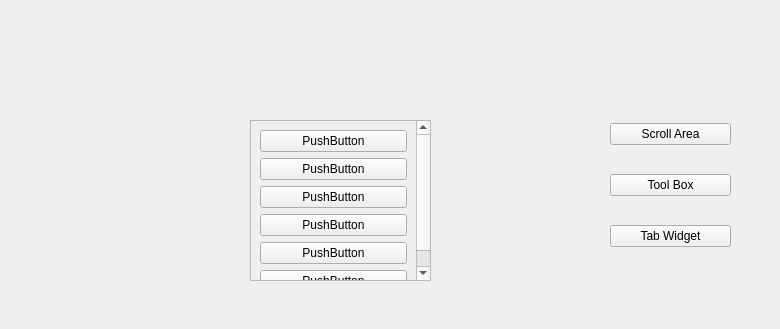
<?xml version="1.0" encoding="UTF-8"?>
<ui version="4.0">
 <class>Widget</class>
 <widget class="QWidget" name="Widget">
  <property name="geometry">
   <rect>
    <x>0</x>
    <y>0</y>
    <width>780</width>
    <height>329</height>
   </rect>
  </property>
  <property name="windowTitle">
   <string>Widget</string>
  </property>
  <widget class="QStackedWidget" name="stackedWidget">
   <property name="geometry">
    <rect>
     <x>100</x>
     <y>70</y>
     <width>431</width>
     <height>281</height>
    </rect>
   </property>
   <property name="currentIndex">
    <number>0</number>
   </property>
   <widget class="QWidget" name="page_5">
    <widget class="QScrollArea" name="scrollArea">
     <property name="geometry">
      <rect>
       <x>150</x>
       <y>50</y>
       <width>181</width>
       <height>161</height>
      </rect>
     </property>
     <property name="widgetResizable">
      <bool>true</bool>
     </property>
     <widget class="QWidget" name="scrollAreaWidgetContents">
      <property name="geometry">
       <rect>
        <x>0</x>
        <y>0</y>
        <width>165</width>
        <height>198</height>
       </rect>
      </property>
      <layout class="QVBoxLayout" name="verticalLayout">
       <item>
        <widget class="QPushButton" name="pushButton">
         <property name="text">
          <string>PushButton</string>
         </property>
        </widget>
       </item>
       <item>
        <widget class="QPushButton" name="pushButton_2">
         <property name="text">
          <string>PushButton</string>
         </property>
        </widget>
       </item>
       <item>
        <widget class="QPushButton" name="pushButton_3">
         <property name="text">
          <string>PushButton</string>
         </property>
        </widget>
       </item>
       <item>
        <widget class="QPushButton" name="pushButton_4">
         <property name="text">
          <string>PushButton</string>
         </property>
        </widget>
       </item>
       <item>
        <widget class="QPushButton" name="pushButton_5">
         <property name="text">
          <string>PushButton</string>
         </property>
        </widget>
       </item>
       <item>
        <widget class="QPushButton" name="pushButton_6">
         <property name="text">
          <string>PushButton</string>
         </property>
        </widget>
       </item>
      </layout>
     </widget>
    </widget>
   </widget>
   <widget class="QWidget" name="page_6">
    <widget class="QToolBox" name="toolBox">
     <property name="geometry">
      <rect>
       <x>110</x>
       <y>40</y>
       <width>201</width>
       <height>181</height>
      </rect>
     </property>
     <property name="currentIndex">
      <number>1</number>
     </property>
     <widget class="QWidget" name="page">
      <property name="geometry">
       <rect>
        <x>0</x>
        <y>0</y>
        <width>201</width>
        <height>33</height>
       </rect>
      </property>
      <attribute name="label">
       <string>亲人</string>
      </attribute>
     </widget>
     <widget class="QWidget" name="page_3">
      <attribute name="label">
       <string>同事</string>
      </attribute>
     </widget>
     <widget class="QWidget" name="page_4">
      <attribute name="label">
       <string>同学</string>
      </attribute>
     </widget>
     <widget class="QWidget" name="page_2">
      <property name="geometry">
       <rect>
        <x>0</x>
        <y>0</y>
        <width>201</width>
        <height>33</height>
       </rect>
      </property>
      <attribute name="label">
       <string>球友</string>
      </attribute>
     </widget>
    </widget>
   </widget>
   <widget class="QWidget" name="page_7">
    <widget class="QTabWidget" name="tabWidget">
     <property name="geometry">
      <rect>
       <x>80</x>
       <y>80</y>
       <width>291</width>
       <height>141</height>
      </rect>
     </property>
     <property name="currentIndex">
      <number>1</number>
     </property>
     <widget class="QWidget" name="tab">
      <attribute name="title">
       <string>Device</string>
      </attribute>
     </widget>
     <widget class="QWidget" name="tab_2">
      <attribute name="title">
       <string>Target</string>
      </attribute>
     </widget>
     <widget class="QWidget" name="tab_3">
      <attribute name="title">
       <string>Output</string>
      </attribute>
     </widget>
    </widget>
   </widget>
  </widget>
  <widget class="QWidget" name="">
   <property name="geometry">
    <rect>
     <x>610</x>
     <y>100</y>
     <width>121</width>
     <height>171</height>
    </rect>
   </property>
   <layout class="QVBoxLayout" name="verticalLayout_2">
    <item>
     <widget class="QPushButton" name="pB_ScrollArea">
      <property name="text">
       <string>Scroll Area</string>
      </property>
     </widget>
    </item>
    <item>
     <widget class="QPushButton" name="pB_ToolBox">
      <property name="text">
       <string>Tool Box</string>
      </property>
     </widget>
    </item>
    <item>
     <widget class="QPushButton" name="pB_TabWidget">
      <property name="text">
       <string>Tab Widget</string>
      </property>
     </widget>
    </item>
   </layout>
  </widget>
 </widget>
 <resources/>
 <connections/>
</ui>
